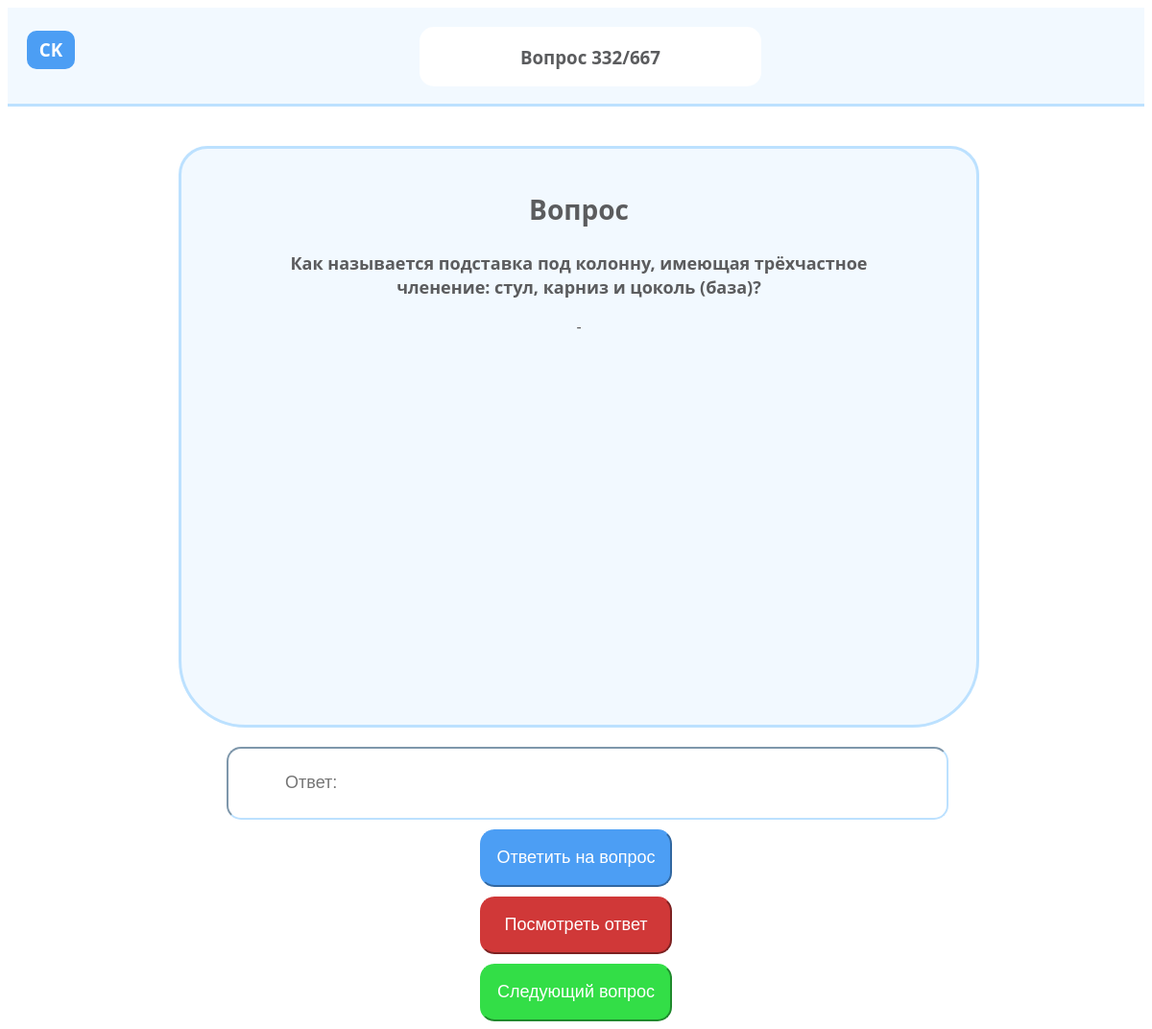
The page / on the database its author committed.
### main/models.py (models this page shows, shortened)
class TestQuestions(models.Model):
    number = models.IntegerField('id', unique=True)
    question = models.TextField('Вопрос')
    options = models.TextField('Варианты Ответов')
    question_image = models.ImageField(null=True, blank=True, upload_to="images/", verbose_name='Изображение')
    answer = models.TextField('ответ')
    class Meta:
        verbose_name = 'Вопрос'
        verbose_name_plural = 'Вопросы'

### main/views.py (the view)
# urls.py: path('', views.index, name='home'),
def index(request):
    question_count = len(TestQuestions.objects.all())
    question_number = randint(1, question_count)
    current_user_ip_address = request.META['REMOTE_ADDR']
    try:
        user = UsersQuestionTables.objects.get(user_ip=current_user_ip_address)
        user.current_question = question_number
        user.save()
    except Exception as e:
        UsersQuestionTables.objects.create(user_ip=current_user_ip_address, current_question=question_number)
    question = TestQuestions.objects.get(id=question_number)
    return render(request, 'main/index.html', {'question': question})

### main/templates/main/index.html (shortened to what this page needs)
<!DOCTYPE html>
<html lang="en">
<head>
    {% load static %}
    <link rel="stylesheet" href="{% static 'main/css/styles.css' %}">
</head>
<header>
    <div class="logo">
        <h3>CK</h3>
    </div>
    <div class="question_number">
        <h3>Вопрос {{question.id}}/667</h3>
    </div>
</header>
<body>
<div class="main_block">
    <h1>Вопрос</h1>
    <div class="question_placeholder">
        <div>
            <h2>{{question.question}}</h2>
        </div>
        <div>
            <p>{{question.options}}</p>
        </div>
    </div>
</div>
<div class="buttons_container">
    <form action="{% url 'answered_question' question.id%}" method="post">
        <input name="answer" type="text" placeholder="Ответ:" class="answer" >
        <button type="submit" class="answer_button">
            Ответить на вопрос
        </button>
    </form>
    <form action="{% url 'show_answer' question.id%}" method="get">
        <button class="show_answer_button">
            Посмотреть ответ
        </button>
    </form>
    <form action="{% url 'home' %}" method="get">
        <button type="submit" class="next_question">
            Следующий вопрос
        </button>
    </form>
</div>
</body>
</html>

### main/static/main/css/styles.css (style rules this page uses)
body { font-family: "Open Sans", sans-serif; font-weight: normal; font-style: normal; }
header { background-color: #f2f9ff; height: 100px; width: 100%; display: inline-block; overflow: hidden; border-bottom: 2px; border-bottom: solid; border-bottom-color: #bce1ff; }
.logo { color: white; width: 50px; height: 40px; background-color: #4c9ef4; text-align: center; vertical-align: middle; line-height: 1px; margin-left: 20px; margin-bottom: 20px; border-radius: 10px; display: inline-block; }
.question_number { margin-top: 20px; margin-left: 30%; margin-bottom: 20px; text-align: center; width: 30%; display: inline-block; background-color: white; color: #5b5c5e; border-radius: 15px; }
.main_block { margin-top: 3%; margin-left: 15%; margin-right: 15%; background-color: #f2f9ff; border-top-left-radius: 30px; border-top-right-radius: 30px; border-bottom-left-radius: 70px; border-bottom-right-radius: 70px; height: 100%; width: 70%; min-height: 600px; text-align: center; vertical-align: middle; line-height: 90px; border: solid; border-color: #bce1ff; }
.question_placeholder { height: 350px; width: 80%; margin-left: 10%; margin-right: 10%; border-radius: 15px; line-height: 25px; }
.answer { width: 75%; height: 70px; width: 58%; background-color: white; text-align: left; margin-left: 15%; border-radius: 15px; border-color: #bce1ff; padding-left: 5%; color: #5b5c5e; font-size: 18px; }
.answer_button { height: 60px; width: 200px; background-color: #4c9ef4; color: white; font-size: 18px; border-radius: 15px; border-color: #4c9ef4; margin-top: 10px; }
.buttons_container { text-align: center; border-radius: 15px; border-color: #4c9ef4; margin-top: 20px; }
.show_answer_button { height: 60px; width: 200px; background-color: #d03838; color: white; font-size: 18px; border-radius: 15px; border-color: #d03838; margin-top: 10px; }
.next_question { height: 60px; width: 200px; background-color: #33de47; color: white; font-size: 18px; border-radius: 15px; border-color: #33de47; margin-top: 10px; }
h1 { font: optional; font-size: 28px; height: 70px; color: #5b5c5e; align-self: center; }
h2 { color: #5b5c5e; font-size: 18px; }
p { color: #5b5c5e; }

### rows shown on the page
TestQuestions: id "332", question "Как называется подставка под колонну, имеющая трёхчастное членение: стул, карниз и цоколь (база)?", options "-"
